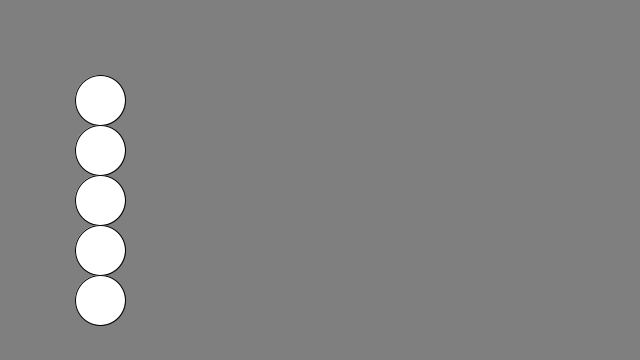
Frame 1 (no input)
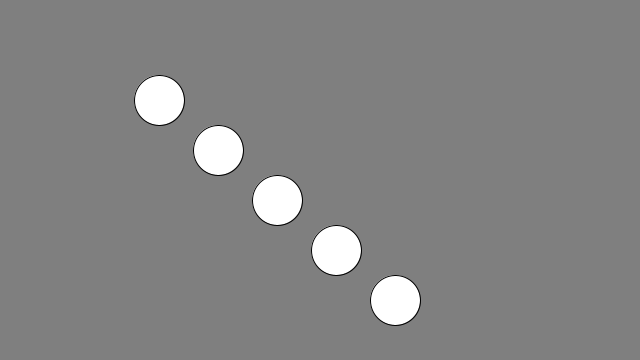
Frame 60 (the mouse pressed at the canvas centre just before this capture)
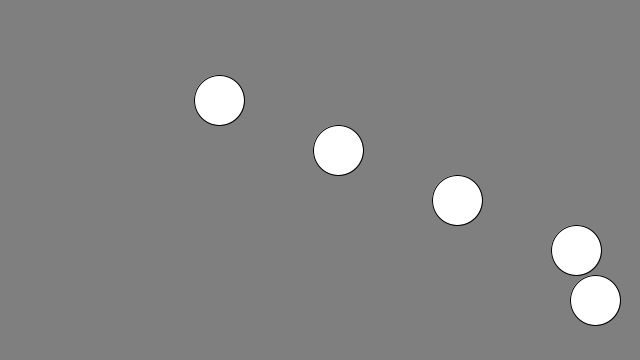
Frame 120 (the mouse held since frame 60 and released just before this capture)

The Processing sketch that drew these frames (run headless with seeded random() and noise(); from frame 60 on, the mouse is pressed at the canvas centre):

// Processing sketch: sf5_arrays
// ── sf5_arrays.pde
float x[] = { 100, 100, 100, 100, 100 };
float y = 100;
float s = 50;
float[] speed = { 1, 2, 3, 4, 5 };

void setup() {
  size(640, 360);
}

void draw() {
  background(127);
  
  for (int i=0; i<x.length; i++) {
    ellipse(x[i], y + (i * s), s, s);
    
    x[i] += speed[i];
    
    if (x[i] > width || x[i] < 0) {
      speed[i] *= -1;
    }  
  }
}
